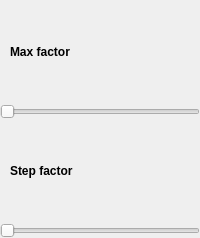
                <widget class="QWidget" name="blur">
                 <layout class="QVBoxLayout" name="verticalLayout_17">
                  <property name="spacing">
                   <number>0</number>
                  </property>
                  <property name="leftMargin">
                   <number>0</number>
                  </property>
                  <property name="topMargin">
                   <number>0</number>
                  </property>
                  <property name="rightMargin">
                   <number>0</number>
                  </property>
                  <property name="bottomMargin">
                   <number>0</number>
                  </property>
                  <item>
                   <layout class="QVBoxLayout" name="blurLayout">
                    <property name="spacing">
                     <number>45</number>
                    </property>
                    <property name="topMargin">
                     <number>45</number>
                    </property>
                    <item>
                     <widget class="QLabel" name="label_3">
                      <property name="font">
                       <font>
                        <family>Segoe UI</family>
                        <pointsize>9</pointsize>
                        <bold>true</bold>
                       </font>
                      </property>
                      <property name="text">
                       <string>Max factor</string>
                      </property>
                      <property name="indent">
                       <number>10</number>
                      </property>
                     </widget>
                    </item>
                    <item>
                     <widget class="QSlider" name="max_factor">
                      <property name="minimum">
                       <number>1</number>
                      </property>
                      <property name="maximum">
                       <number>10</number>
                      </property>
                      <property name="singleStep">
                       <number>1</number>
                      </property>
                      <property name="pageStep">
                       <number>1</number>
                      </property>
                      <property name="value">
                       <number>1</number>
                      </property>
                      <property name="orientation">
                       <enum>Qt::Horizontal</enum>
                      </property>
                      <property name="tickInterval">
                       <number>0</number>
                      </property>
                     </widget>
                    </item>
                    <item>
                     <widget class="QLabel" name="label_4">
                      <property name="font">
                       <font>
                        <family>Segoe UI</family>
                        <pointsize>9</pointsize>
                        <bold>true</bold>
                       </font>
                      </property>
                      <property name="text">
                       <string>Step factor</string>
                      </property>
                      <property name="indent">
                       <number>10</number>
                      </property>
                     </widget>
                    </item>
                    <item>
                     <widget class="QSlider" name="step_factor">
                      <property name="minimum">
                       <number>1</number>
                      </property>
                      <property name="maximum">
                       <number>10</number>
                      </property>
                      <property name="pageStep">
                       <number>1</number>
                      </property>
                      <property name="sliderPosition">
                       <number>1</number>
                      </property>
                      <property name="orientation">
                       <enum>Qt::Horizontal</enum>
                      </property>
                     </widget>
                    </item>
                   </layout>
                  </item>
                 </layout>
                </widget>
